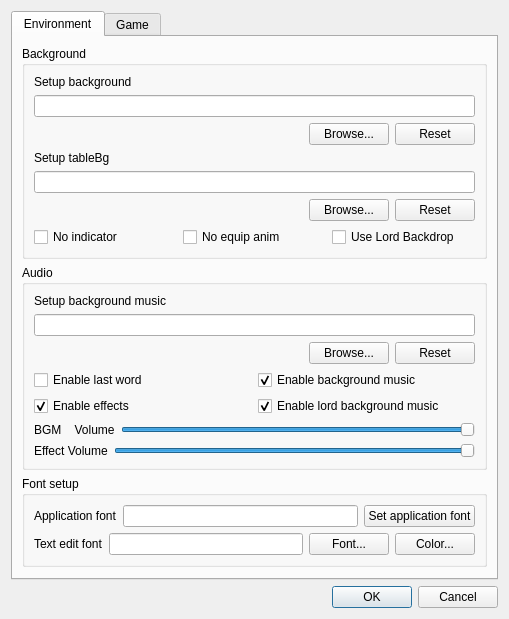
<?xml version="1.0" encoding="UTF-8"?>
<ui version="4.0">
 <class>ConfigDialog</class>
 <widget class="QDialog" name="ConfigDialog">
  <property name="windowModality">
   <enum>Qt::WindowModal</enum>
  </property>
  <property name="geometry">
   <rect>
    <x>0</x>
    <y>0</y>
    <width>509</width>
    <height>616</height>
   </rect>
  </property>
  <property name="sizePolicy">
   <sizepolicy hsizetype="Preferred" vsizetype="Preferred">
    <horstretch>0</horstretch>
    <verstretch>0</verstretch>
   </sizepolicy>
  </property>
  <property name="windowTitle">
   <string>Config dialog</string>
  </property>
  <layout class="QVBoxLayout" name="verticalLayout_9">
   <item>
    <widget class="QTabWidget" name="tabWidget">
     <property name="currentIndex">
      <number>0</number>
     </property>
     <widget class="QWidget" name="envTab">
      <attribute name="title">
       <string>Environment</string>
      </attribute>
      <layout class="QVBoxLayout" name="verticalLayout_17">
       <item>
        <layout class="QVBoxLayout" name="verticalLayout_12">
         <item>
          <widget class="QGroupBox" name="bgGroupBox">
           <property name="title">
            <string>Background</string>
           </property>
           <layout class="QVBoxLayout" name="verticalLayout_11">
            <item>
             <layout class="QVBoxLayout" name="verticalLayout_2">
              <item>
               <layout class="QVBoxLayout" name="verticalLayout">
                <item>
                 <widget class="QLabel" name="backgrounSetupLabel">
                  <property name="text">
                   <string>Setup background</string>
                  </property>
                  <property name="buddy">
                   <cstring>bgPathLineEdit</cstring>
                  </property>
                 </widget>
                </item>
                <item>
                 <widget class="QLineEdit" name="bgPathLineEdit">
                  <property name="readOnly">
                   <bool>true</bool>
                  </property>
                 </widget>
                </item>
               </layout>
              </item>
              <item>
               <layout class="QHBoxLayout" name="horizontalLayout">
                <item>
                 <spacer name="horizontalSpacer">
                  <property name="orientation">
                   <enum>Qt::Horizontal</enum>
                  </property>
                  <property name="sizeHint" stdset="0">
                   <size>
                    <width>40</width>
                    <height>20</height>
                   </size>
                  </property>
                 </spacer>
                </item>
                <item>
                 <widget class="QPushButton" name="browseBgButton">
                  <property name="text">
                   <string>Browse...</string>
                  </property>
                 </widget>
                </item>
                <item>
                 <widget class="QPushButton" name="resetBgButton">
                  <property name="text">
                   <string>Reset</string>
                  </property>
                 </widget>
                </item>
               </layout>
              </item>
             </layout>
            </item>
            <item>
             <layout class="QVBoxLayout" name="verticalLayout_3">
              <item>
               <layout class="QVBoxLayout" name="verticalLayout_4">
                <item>
                 <widget class="QLabel" name="tableBgSetupLabel">
                  <property name="text">
                   <string>Setup tableBg</string>
                  </property>
                  <property name="buddy">
                   <cstring>bgPathLineEdit</cstring>
                  </property>
                 </widget>
                </item>
                <item>
                 <widget class="QLineEdit" name="tableBgPathLineEdit">
                  <property name="readOnly">
                   <bool>true</bool>
                  </property>
                 </widget>
                </item>
               </layout>
              </item>
              <item>
               <layout class="QHBoxLayout" name="horizontalLayout_4">
                <item>
                 <spacer name="tableBghorizontalSpacer">
                  <property name="orientation">
                   <enum>Qt::Horizontal</enum>
                  </property>
                  <property name="sizeHint" stdset="0">
                   <size>
                    <width>40</width>
                    <height>20</height>
                   </size>
                  </property>
                 </spacer>
                </item>
                <item>
                 <widget class="QPushButton" name="browseTableBgButton">
                  <property name="text">
                   <string>Browse...</string>
                  </property>
                 </widget>
                </item>
                <item>
                 <widget class="QPushButton" name="resetTableBgButton">
                  <property name="text">
                   <string>Reset</string>
                  </property>
                 </widget>
                </item>
               </layout>
              </item>
             </layout>
            </item>
            <item>
             <layout class="QHBoxLayout" name="horizontalLayout_8">
              <item>
               <widget class="QCheckBox" name="noIndicatorCheckBox">
                <property name="text">
                 <string>No indicator</string>
                </property>
               </widget>
              </item>
              <item>
               <widget class="QCheckBox" name="noEquipAnimCheckBox">
                <property name="text">
                 <string>No equip anim</string>
                </property>
               </widget>
              </item>
              <item>
               <widget class="QCheckBox" name="UseLordBackdropBox">
                <property name="text">
                 <string>Use Lord Backdrop</string>
                </property>
               </widget>
              </item>
             </layout>
            </item>
           </layout>
          </widget>
         </item>
         <item>
          <widget class="QGroupBox" name="audioGroupBox">
           <property name="title">
            <string>Audio</string>
           </property>
           <layout class="QVBoxLayout" name="verticalLayout_10">
            <item>
             <layout class="QVBoxLayout" name="verticalLayout_5">
              <item>
               <widget class="QLabel" name="setupBgMusicLabel">
                <property name="text">
                 <string>Setup background music</string>
                </property>
                <property name="buddy">
                 <cstring>bgMusicPathLineEdit</cstring>
                </property>
               </widget>
              </item>
              <item>
               <widget class="QLineEdit" name="bgMusicPathLineEdit">
                <property name="readOnly">
                 <bool>true</bool>
                </property>
               </widget>
              </item>
              <item>
               <layout class="QHBoxLayout" name="horizontalLayout_2">
                <item>
                 <spacer name="horizontalSpacer_2">
                  <property name="orientation">
                   <enum>Qt::Horizontal</enum>
                  </property>
                  <property name="sizeHint" stdset="0">
                   <size>
                    <width>40</width>
                    <height>20</height>
                   </size>
                  </property>
                 </spacer>
                </item>
                <item>
                 <widget class="QPushButton" name="browseBgMusicButton">
                  <property name="text">
                   <string>Browse...</string>
                  </property>
                 </widget>
                </item>
                <item>
                 <widget class="QPushButton" name="resetBgMusicButton">
                  <property name="text">
                   <string>Reset</string>
                  </property>
                 </widget>
                </item>
               </layout>
              </item>
             </layout>
            </item>
            <item>
             <layout class="QGridLayout" name="gridLayout_2">
              <item row="0" column="0">
               <widget class="QCheckBox" name="enableLastWordCheckBox">
                <property name="text">
                 <string>Enable last word</string>
                </property>
               </widget>
              </item>
              <item row="0" column="1">
               <widget class="QCheckBox" name="enableBgMusicCheckBox">
                <property name="text">
                 <string>Enable background music</string>
                </property>
                <property name="checked">
                 <bool>true</bool>
                </property>
               </widget>
              </item>
              <item row="1" column="0">
               <widget class="QCheckBox" name="enableEffectCheckBox">
                <property name="text">
                 <string>Enable effects</string>
                </property>
                <property name="checked">
                 <bool>true</bool>
                </property>
               </widget>
              </item>
              <item row="1" column="1">
               <widget class="QCheckBox" name="UseLordBGMBox">
                <property name="text">
                 <string>Enable lord background music</string>
                </property>
                <property name="checked">
                 <bool>true</bool>
                </property>
               </widget>
              </item>
             </layout>
            </item>
            <item>
             <layout class="QHBoxLayout" name="horizontalLayout_5">
              <item>
               <widget class="QLabel" name="bgmVolumeLabel">
                <property name="text">
                 <string>BGM    Volume</string>
                </property>
                <property name="buddy">
                 <cstring>bgmVolumeSlider</cstring>
                </property>
               </widget>
              </item>
              <item>
               <widget class="QSlider" name="bgmVolumeSlider">
                <property name="maximum">
                 <number>100</number>
                </property>
                <property name="value">
                 <number>100</number>
                </property>
                <property name="orientation">
                 <enum>Qt::Horizontal</enum>
                </property>
               </widget>
              </item>
             </layout>
            </item>
            <item>
             <layout class="QHBoxLayout" name="horizontalLayout_6">
              <item>
               <widget class="QLabel" name="effectVolumeLabel">
                <property name="text">
                 <string>Effect Volume</string>
                </property>
                <property name="buddy">
                 <cstring>bgmVolumeSlider</cstring>
                </property>
               </widget>
              </item>
              <item>
               <widget class="QSlider" name="effectVolumeSlider">
                <property name="maximum">
                 <number>100</number>
                </property>
                <property name="value">
                 <number>100</number>
                </property>
                <property name="orientation">
                 <enum>Qt::Horizontal</enum>
                </property>
               </widget>
              </item>
             </layout>
            </item>
           </layout>
          </widget>
         </item>
         <item>
          <widget class="QGroupBox" name="fontSetupGroupBox">
           <property name="title">
            <string>Font setup</string>
           </property>
           <layout class="QVBoxLayout" name="verticalLayout_13">
            <item>
             <layout class="QHBoxLayout" name="horizontalLayout_9">
              <item>
               <widget class="QLabel" name="appFontLabel">
                <property name="text">
                 <string>Application font</string>
                </property>
                <property name="buddy">
                 <cstring>appFontLineEdit</cstring>
                </property>
               </widget>
              </item>
              <item>
               <widget class="QLineEdit" name="appFontLineEdit">
                <property name="enabled">
                 <bool>true</bool>
                </property>
                <property name="readOnly">
                 <bool>true</bool>
                </property>
               </widget>
              </item>
              <item>
               <widget class="QPushButton" name="changeAppFontButton">
                <property name="text">
                 <string>Set application font</string>
                </property>
               </widget>
              </item>
             </layout>
            </item>
            <item>
             <layout class="QHBoxLayout" name="horizontalLayout_10">
              <item>
               <widget class="QLabel" name="textEditFontLabel">
                <property name="text">
                 <string>Text edit font</string>
                </property>
                <property name="buddy">
                 <cstring>textEditFontLineEdit</cstring>
                </property>
               </widget>
              </item>
              <item>
               <widget class="QLineEdit" name="textEditFontLineEdit">
                <property name="enabled">
                 <bool>true</bool>
                </property>
                <property name="readOnly">
                 <bool>true</bool>
                </property>
               </widget>
              </item>
              <item>
               <widget class="QPushButton" name="setTextEditFontButton">
                <property name="text">
                 <string>Font...</string>
                </property>
               </widget>
              </item>
              <item>
               <widget class="QPushButton" name="setTextEditColorButton">
                <property name="text">
                 <string>Color...</string>
                </property>
               </widget>
              </item>
             </layout>
            </item>
           </layout>
          </widget>
         </item>
         <item>
          <spacer name="verticalSpacer_2">
           <property name="orientation">
            <enum>Qt::Vertical</enum>
           </property>
           <property name="sizeHint" stdset="0">
            <size>
             <width>20</width>
             <height>40</height>
            </size>
           </property>
          </spacer>
         </item>
        </layout>
       </item>
      </layout>
     </widget>
     <widget class="QWidget" name="gameTab">
      <attribute name="title">
       <string>Game</string>
      </attribute>
      <layout class="QVBoxLayout" name="verticalLayout_16">
       <item>
        <layout class="QVBoxLayout" name="verticalLayout_14">
         <item>
          <layout class="QVBoxLayout" name="verticalLayout_8">
           <item>
            <widget class="QCheckBox" name="neverNullifyMyTrickCheckBox">
             <property name="text">
              <string>Never nullify my single target trick</string>
             </property>
             <property name="checked">
              <bool>false</bool>
             </property>
            </widget>
           </item>
           <item>
            <widget class="QCheckBox" name="autoTargetCheckBox">
             <property name="enabled">
              <bool>true</bool>
             </property>
             <property name="text">
              <string>Enable auto target</string>
             </property>
             <property name="checked">
              <bool>false</bool>
             </property>
            </widget>
           </item>
           <item>
            <widget class="QCheckBox" name="intellectualSelectionCheckBox">
             <property name="enabled">
              <bool>true</bool>
             </property>
             <property name="text">
              <string>Enable intellectual selection</string>
             </property>
             <property name="checked">
              <bool>false</bool>
             </property>
            </widget>
           </item>
           <item>
            <widget class="QCheckBox" name="doubleClickCheckBox">
             <property name="enabled">
              <bool>true</bool>
             </property>
             <property name="text">
              <string>Enable double-click</string>
             </property>
             <property name="checked">
              <bool>false</bool>
             </property>
            </widget>
           </item>
           <item>
            <widget class="QCheckBox" name="defaultHeroskinCheckBox">
             <property name="text">
              <string>use default hero skin</string>
             </property>
             <property name="checked">
              <bool>true</bool>
             </property>
            </widget>
           </item>
           <item>
            <widget class="QCheckBox" name="autoUpdateCheckBox">
             <property name="text">
              <string>Enable Auto Update</string>
             </property>
             <property name="checked">
              <bool>true</bool>
             </property>
            </widget>
           </item>
           <item>
            <layout class="QHBoxLayout" name="horizontalLayout_7" stretch="0,1">
             <item>
              <widget class="QLabel" name="bubbleChatBoxDelayLabel">
               <property name="text">
                <string>Bubble chat box delay(seconds)</string>
               </property>
              </widget>
             </item>
             <item>
              <widget class="QSpinBox" name="bubbleChatBoxDelaySpinBox">
               <property name="minimum">
                <number>0</number>
               </property>
               <property name="maximum">
                <number>5</number>
               </property>
              </widget>
             </item>
            </layout>
           </item>
          </layout>
         </item>
         <item>
          <widget class="QGroupBox" name="gameRecordGroupBox">
           <property name="title">
            <string>Game Record</string>
           </property>
           <layout class="QVBoxLayout" name="verticalLayout_15">
            <item>
             <layout class="QVBoxLayout" name="verticalLayout_18">
              <item>
               <widget class="QCheckBox" name="enableAutoSaveCheckBox">
                <property name="text">
                 <string>Enable Auto Save</string>
                </property>
                <property name="checkable">
                 <bool>true</bool>
                </property>
                <property name="checked">
                 <bool>false</bool>
                </property>
               </widget>
              </item>
              <item>
               <widget class="QCheckBox" name="networkOnlyCheckBox">
                <property name="enabled">
                 <bool>false</bool>
                </property>
                <property name="text">
                 <string>Network Game Only</string>
                </property>
                <property name="checkable">
                 <bool>true</bool>
                </property>
               </widget>
              </item>
              <item>
               <layout class="QVBoxLayout" name="verticalLayout_6">
                <item>
                 <layout class="QVBoxLayout" name="verticalLayout_7">
                  <item>
                   <widget class="QLabel" name="recordPathSetupLabel">
                    <property name="enabled">
                     <bool>false</bool>
                    </property>
                    <property name="text">
                     <string>Setup Record Paths</string>
                    </property>
                   </widget>
                  </item>
                  <item>
                   <widget class="QLineEdit" name="recordPathSetupLineEdit">
                    <property name="enabled">
                     <bool>false</bool>
                    </property>
                   </widget>
                  </item>
                 </layout>
                </item>
                <item>
                 <layout class="QHBoxLayout" name="horizontalLayout_1">
                  <item>
                   <spacer name="horizontalSpacer_3">
                    <property name="orientation">
                     <enum>Qt::Horizontal</enum>
                    </property>
                    <property name="sizeHint" stdset="0">
                     <size>
                      <width>40</width>
                      <height>20</height>
                     </size>
                    </property>
                   </spacer>
                  </item>
                  <item>
                   <widget class="QPushButton" name="browseRecordPathButton">
                    <property name="enabled">
                     <bool>false</bool>
                    </property>
                    <property name="text">
                     <string>Browse...</string>
                    </property>
                   </widget>
                  </item>
                  <item>
                   <widget class="QPushButton" name="resetRecordPathButton">
                    <property name="enabled">
                     <bool>false</bool>
                    </property>
                    <property name="text">
                     <string>Reset</string>
                    </property>
                   </widget>
                  </item>
                 </layout>
                </item>
               </layout>
              </item>
             </layout>
            </item>
           </layout>
          </widget>
         </item>
         <item>
          <spacer name="verticalSpacer">
           <property name="orientation">
            <enum>Qt::Vertical</enum>
           </property>
           <property name="sizeHint" stdset="0">
            <size>
             <width>20</width>
             <height>40</height>
            </size>
           </property>
          </spacer>
         </item>
        </layout>
       </item>
      </layout>
     </widget>
    </widget>
   </item>
   <item>
    <widget class="QDialogButtonBox" name="buttonBox">
     <property name="orientation">
      <enum>Qt::Horizontal</enum>
     </property>
     <property name="standardButtons">
      <set>QDialogButtonBox::Cancel|QDialogButtonBox::Ok</set>
     </property>
    </widget>
   </item>
  </layout>
 </widget>
 <tabstops>
  <tabstop>browseBgMusicButton</tabstop>
  <tabstop>bgMusicPathLineEdit</tabstop>
  <tabstop>bgPathLineEdit</tabstop>
  <tabstop>resetBgMusicButton</tabstop>
  <tabstop>enableLastWordCheckBox</tabstop>
  <tabstop>bgmVolumeSlider</tabstop>
  <tabstop>effectVolumeSlider</tabstop>
  <tabstop>browseBgButton</tabstop>
  <tabstop>resetBgButton</tabstop>
  <tabstop>noIndicatorCheckBox</tabstop>
  <tabstop>noEquipAnimCheckBox</tabstop>
  <tabstop>UseLordBackdropBox</tabstop>
  <tabstop>tableBgPathLineEdit</tabstop>
  <tabstop>browseTableBgButton</tabstop>
  <tabstop>resetTableBgButton</tabstop>
  <tabstop>changeAppFontButton</tabstop>
  <tabstop>appFontLineEdit</tabstop>
  <tabstop>textEditFontLineEdit</tabstop>
  <tabstop>setTextEditFontButton</tabstop>
  <tabstop>setTextEditColorButton</tabstop>
  <tabstop>enableAutoSaveCheckBox</tabstop>
  <tabstop>recordPathSetupLineEdit</tabstop>
  <tabstop>browseRecordPathButton</tabstop>
  <tabstop>resetRecordPathButton</tabstop>
  <tabstop>neverNullifyMyTrickCheckBox</tabstop>
  <tabstop>autoTargetCheckBox</tabstop>
  <tabstop>intellectualSelectionCheckBox</tabstop>
  <tabstop>doubleClickCheckBox</tabstop>
  <tabstop>defaultHeroskinCheckBox</tabstop>
  <tabstop>autoUpdateCheckBox</tabstop>
  <tabstop>bubbleChatBoxDelaySpinBox</tabstop>
 </tabstops>
 <resources/>
 <connections>
  <connection>
   <sender>buttonBox</sender>
   <signal>accepted()</signal>
   <receiver>ConfigDialog</receiver>
   <slot>accept()</slot>
   <hints>
    <hint type="sourcelabel">
     <x>248</x>
     <y>254</y>
    </hint>
    <hint type="destinationlabel">
     <x>157</x>
     <y>274</y>
    </hint>
   </hints>
  </connection>
  <connection>
   <sender>buttonBox</sender>
   <signal>rejected()</signal>
   <receiver>ConfigDialog</receiver>
   <slot>reject()</slot>
   <hints>
    <hint type="sourcelabel">
     <x>316</x>
     <y>260</y>
    </hint>
    <hint type="destinationlabel">
     <x>286</x>
     <y>274</y>
    </hint>
   </hints>
  </connection>
 </connections>
</ui>
